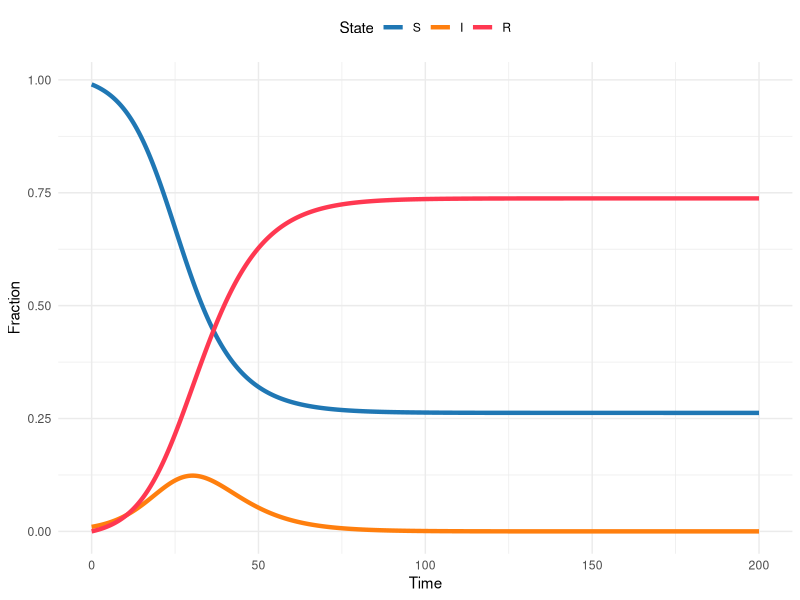
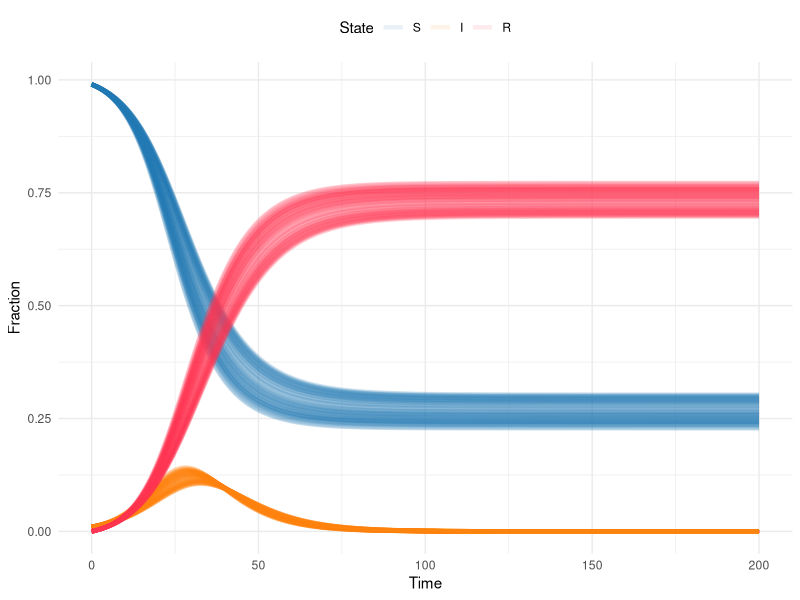
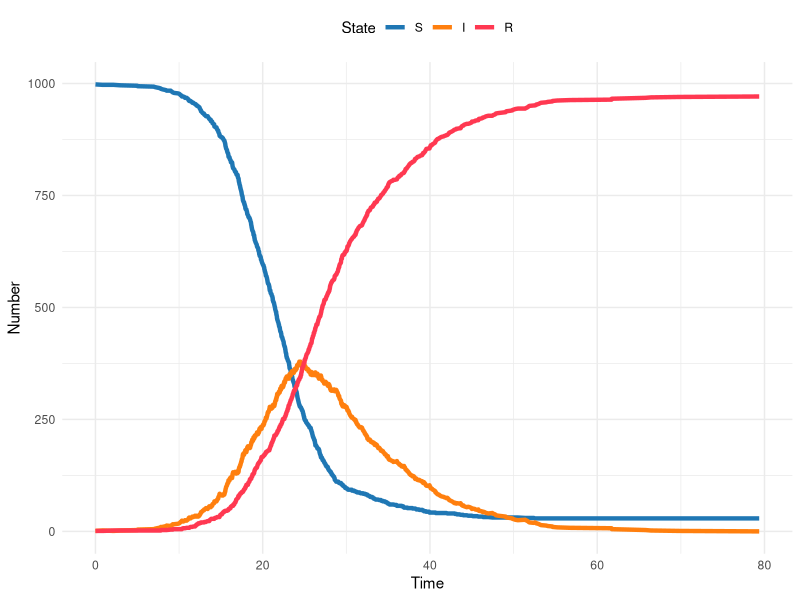
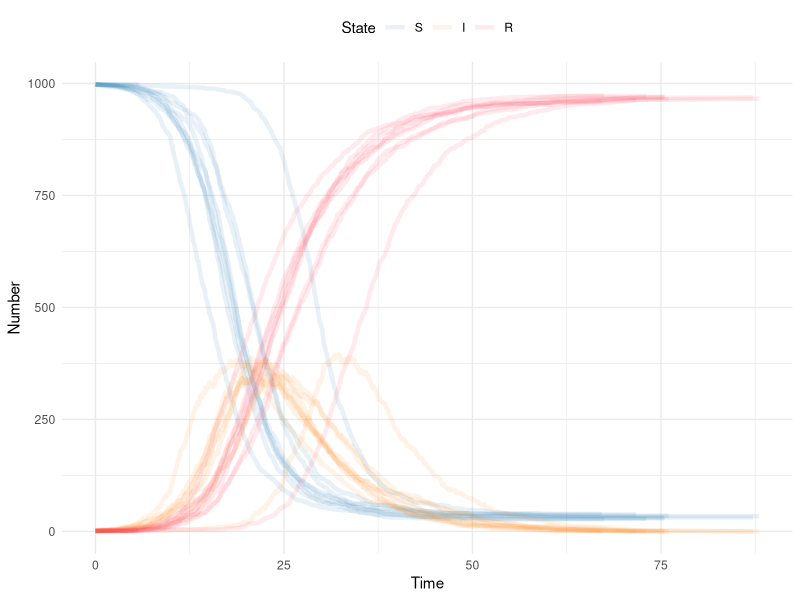
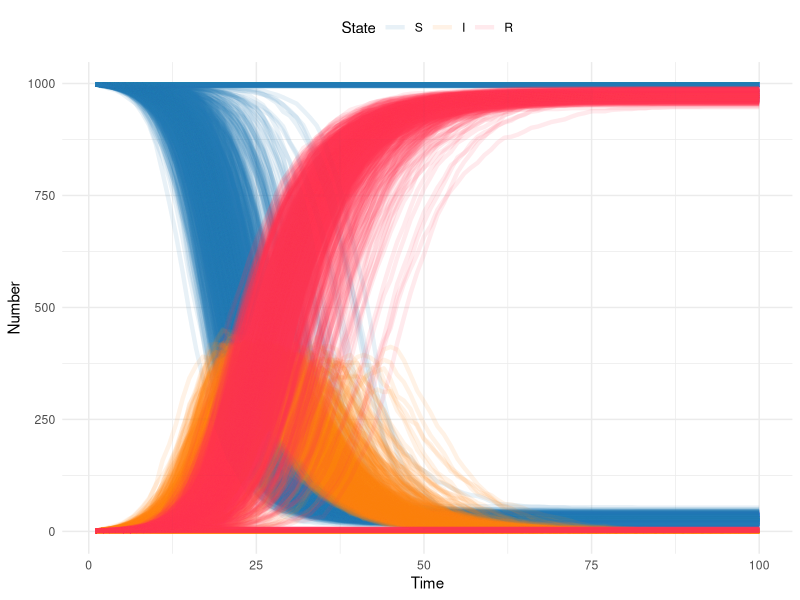
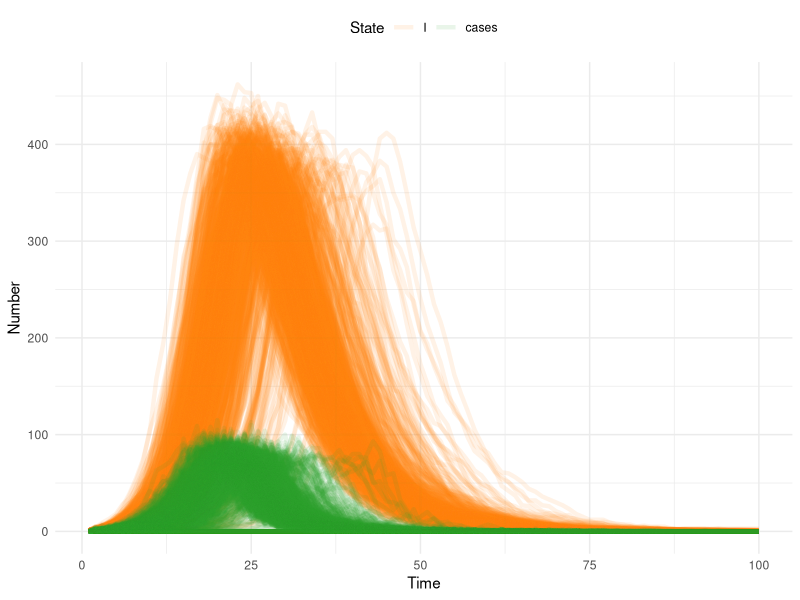
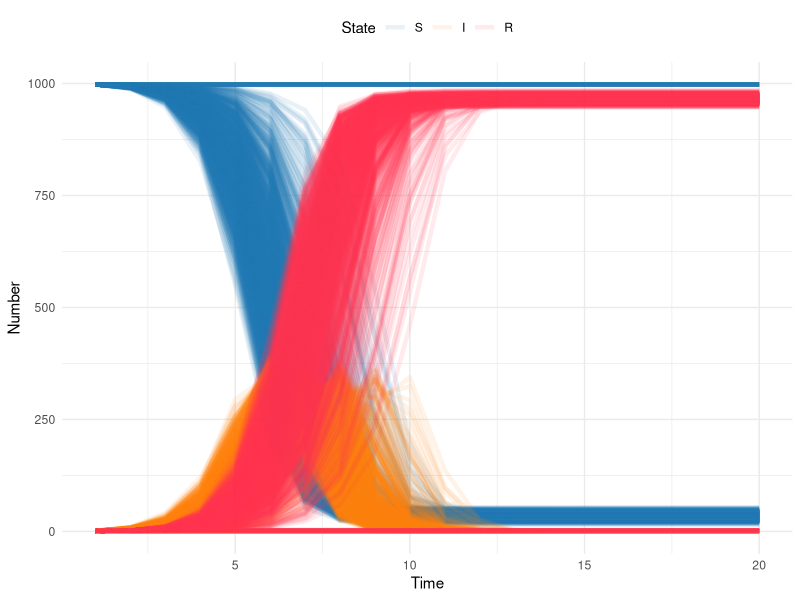

R code for these plots, in order:
## ---- chunk 1
library(here)
library(rio)
library(deSolve)
library(tidyverse)
## ---- chunk 2
theme_set(theme_minimal())
## ---- chunk 3
sir_model <- function(time, state, params, ...) {
  transmission <- params["transmission"]
  recovery <- 1 / params["duration"]

  S <- state["S"]
  I <- state["I"]
  R <- state["R"]

  dSdt <- -transmission * S * I
  dIdt <- (transmission * S * I) - (recovery * I)
  dRdt <- recovery * I

  return(list(c(dSdt, dIdt, dRdt)))
}
## ---- chunk 4
sir_params <- c(transmission = 0.3, duration = 6)
sir_init_states <- c(S = 0.99, I = 0.01, R = 0)
sim_times <- seq(0, 200, by = 0.1)

sir_sol <- deSolve::ode(
  y = sir_init_states,
  times = sim_times,
  func = sir_model,
  parms = sir_params
)
## ---- chunk 5
#| out-width: 100%
#| column: body

# Turn the output from the ODE solver into a tibble (dataframe)
# so we can manipulate and plot it easily
sir_sol_df <- as_tibble(sir_sol) %>%
  # Convert all columns to numeric (they are currently type
  # deSolve so will produce warnings when plotting etc)
  mutate(
    # Rather than repeatedly type the same function for every
    # column, use the across() function to apply the function
    # to a selection of columns
    across(
      # The cols argument takes a selection of columns to apply
      # a function to. Here, we want to apply the as.numeric()
      # function to all columns, so we use the function
      # everything() to select all columns.
      .cols = everything(),
      .fns = as.numeric
    )
  ) %>%
  # Convert the dataframe from wide to long format, so we have a
  # column for the time, a column for the state, and a column
  # for the proportion of the population in that state at that
  # time
  pivot_longer(
    # Don't pivot the time column
    cols = -time,
    names_to = "state",
    values_to = "proportion"
  ) %>%
  # Update the state column to be a factor, so the plot will
  # show the states in the correct order
  mutate(state = factor(state, levels = c("S", "I", "R")))

sir_colors <- c(S = "#1f77b4", I = "#ff7f0e", R = "#FF3851")

ggplot(sir_sol_df, aes(x = time, y = proportion, color = state)) +
  geom_line(linewidth = 1.5) +
  scale_color_manual(values = sir_colors) +
  labs(
    x = "Time",
    y = "Fraction",
    color = "State"
  ) +
  theme(legend.position = "top")
## ---- chunk 6
# the number of times we want to do this.
# This is a matter of choice and computational capacity
# (this model is small and quick, but that won't always be the case)
num_iterations <- 100

# since we're going to do this num_iterations times we need a place
# to store the results

for (iter in 1:num_iterations) {
  # each time take a random draw of the transmission rate from the
  # confidence interval
  sir_params <- c(transmission = runif(1, .283, .317), duration = 6)
  sir_init_states <- c(S = 0.99, I = 0.01, R = 0)
  sim_times <- seq(0, 200, by = 0.1)

  sir_sol <- deSolve::ode(
    y = sir_init_states,
    times = sim_times,
    func = sir_model,
    parms = sir_params
  )
  sir_sol = data.frame(sir_sol)
  # mark this as the iter iteration of the loop
  sir_sol$iteration = iter
  # if this is the first iteration, create a place to store the output
  # if it's the second or higher, append the output to the storage
  if (iter == 1) {
    sir_sol_storage <- sir_sol
  }
  if (iter > 1) {
    sir_sol_storage <- rbind(sir_sol_storage, sir_sol)
  }
}
## ---- chunk 7
# Turn the output from the ODE solver into a tibble (dataframe)
# so we can manipulate and plot it easily
sir_sol_df <- as_tibble(sir_sol_storage) %>%
  # Convert all columns to numeric (they are currently type deSolve
  # so will produce warnings when plotting etc)
  mutate(
    # Rather than repeatedly type the same function for every column,
    # use the across() function to apply the function to a selection
    # of columns
    across(
      # The cols argument takes a selection of columns to apply
      # a function to. Here, we want to apply the as.numeric()
      # function to all columns, so we use the function
      # everything() to select all columns.
      .cols = everything(),
      .fns = as.numeric
    )
  ) %>%
  # Convert the dataframe from wide to long format, so we have a
  # column for the time, a column for the state, and a column
  # for the proportion of the population in that state at that
  # time
  pivot_longer(
    # Don't pivot the time column
    cols = -c(time, iteration),
    names_to = "state",
    values_to = "proportion"
  ) %>%
  # Update the state column to be a factor, so the plot will
  # show the states in the correct order
  mutate(state = factor(state, levels = c("S", "I", "R")))

sir_colors <- c(S = "#1f77b4", I = "#ff7f0e", R = "#FF3851")

ggplot(
  sir_sol_df,
  aes(
    x = time,
    y = proportion,
    color = state,
    group = interaction(iteration, state)
  )
) +
  geom_line(linewidth = 1.5, alpha = .1) +
  scale_color_manual(values = sir_colors) +
  labs(
    x = "Time",
    y = "Fraction",
    color = "State"
  ) +
  theme(legend.position = "top")
## ---- chunk 8
####################################################################
# Parameters and initial conditions                                #
####################################################################

S <- 998 # number susceptible
I <- 1 # number infected
R <- 1 # number recovered
time <- 0

beta <- .5 # transmission rate
gamma <- 1 / 7 # recovery rate
## ---- chunk 9
####################################################################
# Gillespie Step                                                   #
####################################################################
gil_step <- function(SIR, beta, gamma) {
  # SIR is a vector containing 4 elements
  #   S = scalar number of susceptibles now
  #   I = scalar number of infecteds now
  #   R = scalar number of recovereds now
  #   time = current time
  # beta = transmission rate
  # gamma = recovery rate

  # draw two random exponential variables
  times <- rexp(
    2,
    c(
      # the first is the rate of new infections: S*Beta*I/N
      beta * SIR[1] * SIR[2] / sum(SIR[1:3]),
      # the second is the rate of new recoveries: I*gamma
      SIR[2] * gamma
    )
  )

  return(list(
    # which.min identifies which of the two random variables is smallest,
    # and thus the first to happen: this is the transition that we'll make
    change_state = which.min(times),
    # this identifies how much time elapsed before the transition occurred,
    # so we can increment time forward
    time_step = min(times)
  ))
}
## ---- chunk 10
####################################################################
# Simulate over time                                               #
####################################################################
counter <- 0 # set counter at 0
while (all(I > 0)) {
  # continue until I is depleted
  counter <- counter + 1
  # counter for number of transitions: we don't know how many transitions
  # will happen until the simulation is over
  #
  # current SIR states
  sir_tmp <- c(S[counter], I[counter], R[counter], time[counter])
  step <- gil_step(sir_tmp, beta, gamma)
  if (step$change_state == 1) {
    # if transition is an infection, reduce S and increase I
    sir_tmp[1] <- sir_tmp[1] - 1
    sir_tmp[2] <- sir_tmp[2] + 1
  }
  if (step$change_state == 2) {
    # if transition is an recovery, reduce I and increase R
    sir_tmp[2] <- sir_tmp[2] - 1
    sir_tmp[3] <- sir_tmp[3] + 1
  }
  sir_tmp[4] <- sir_tmp[4] + step$time_step # increment time

  # Append changes
  S <- c(S, sir_tmp[1])
  I <- c(I, sir_tmp[2])
  R <- c(R, sir_tmp[3])
  time <- c(time, sir_tmp[4])

  # cat(S[counter],\"-\",I[counter],\"-\",R[counter],\"-\",time[counter], \".\\n\")
  # this prints the output as it goes
}
## ---- chunk 11
#| out-width: 100%
#| column: body

# Reuse the plotting code from above

# Turn the output from gil_step() into a tibble (dataframe)
# so we can manipulate and plot it easily
# put elements in a data frame
gil_df <- tibble(time, S, I, R) %>%
  # Convert all columns to numeric (they are currently type
  # deSolve so will produce warnings when plotting etc)
  mutate(
    # Rather than repeatedly type the same function for every
    # column, use the across() function to apply the function
    # to a selection of columns
    across(
      # The cols argument takes a selection of columns to apply
      # a function to. Here, we want to apply the as.numeric()
      # function to all columns, so we use the function
      # everything() to select all columns.
      .cols = everything(),
      .fns = as.numeric
    )
  ) %>%
  # Convert the dataframe from wide to long format, so we have a
  # column for the time, a column for the state, and a column
  # for the proportion of the population in that state at that
  # time
  pivot_longer(
    # Don't pivot the time column
    cols = -c(time),
    names_to = "state",
    values_to = "number"
  ) %>%
  # Update the state column to be a factor, so the plot will
  # show the states in the correct order
  mutate(state = factor(state, levels = c("S", "I", "R")))

sir_colors <- c(S = "#1f77b4", I = "#ff7f0e", R = "#FF3851")

ggplot(gil_df, aes(x = time, y = number, color = state)) +
  geom_line(linewidth = 1.5) +
  scale_color_manual(values = sir_colors) +
  labs(
    x = "Time",
    y = "Number",
    color = "State"
  ) +
  theme(legend.position = "top")
## ---- chunk 12
####################################################################
# Simulate over time                                               #
num_iterations <- 10 # number of realizations to simulate

for (iter in 1:num_iterations) {
  ####################################################################
  # Parameters and initial conditions                                #
  ####################################################################

  S <- 998 # number susceptible
  I <- 1 # number infected
  R <- 1 # number recovered
  time <- 0
  # initialize iteration counter
  iteration = iter

  beta <- .5 # transmission rate
  gamma <- 1 / 7 # recovery rate

  ####################################################################
  # Simulate over time                                               #
  ####################################################################
  counter <- 0 # set counter at 0
  while (all(I > 0)) {
    # continue until I is depleted
    counter <- counter + 1
    # counter for number of transitions: we don't know how many transitions
    # will happen until the simulation is over

    # current SIR states
    sir_tmp <- c(S[counter], I[counter], R[counter], time[counter])
    step <- gil_step(sir_tmp, beta, gamma)
    if (step$change_state == 1) {
      # if transition is an infection, reduce S and increase I
      sir_tmp[1] <- sir_tmp[1] - 1
      sir_tmp[2] <- sir_tmp[2] + 1
    }
    if (step$change_state == 2) {
      # if transition is an recovery, reduce I and increase R
      sir_tmp[2] <- sir_tmp[2] - 1
      sir_tmp[3] <- sir_tmp[3] + 1
    }
    # increment time
    sir_tmp[4] <- sir_tmp[4] + step$time_step

    # Append changes
    S <- c(S, sir_tmp[1])
    I <- c(I, sir_tmp[2])
    R <- c(R, sir_tmp[3])
    time <- c(time, sir_tmp[4])
    iteration <- c(iteration, iter)

    # cat(S[counter],\"-\",I[counter],\"-\",R[counter],\"-\",time[counter], \".\\n\")
    # this prints the output as it goes
  }
  if (iter == 1) {
    sir_gil_storage = tibble(S, I, R, time, iteration)
  }
  if (iter > 1) {
    sir_gil_storage = bind_rows(
      sir_gil_storage,
      tibble(S, I, R, time, iteration)
    )
  }
}
## ---- chunk 13
# Reuse the plotting code from above

# Turn the output from gil_step() into a tibble (dataframe)
# so we can manipulate and plot it easily
# put elements in a data frame
gil_df <- sir_gil_storage %>%
  # Convert all columns to numeric (they are currently type
  # deSolve so will produce warnings when plotting etc)
  mutate(
    # Rather than repeatedly type the same function for every
    # column, use the across() function to apply the function
    # to a selection of columns
    across(
      # The cols argument takes a selection of columns to apply
      # a function to. Here, we want to apply the as.numeric()
      # function to all columns, so we use the function
      # everything() to select all columns.
      .cols = everything(),
      .fns = as.numeric
    )
  ) %>%
  # Convert the dataframe from wide to long format, so we have a
  # column for the time, a column for the state, and a column
  # for the proportion of the population in that state at that
  # time
  pivot_longer(
    # Don't pivot the time column
    cols = -c(time, iteration),
    names_to = "state",
    values_to = "number"
  ) %>%
  # Update the state column to be a factor, so the plot will
  # show the states in the correct order
  mutate(state = factor(state, levels = c("S", "I", "R")))

sir_colors <- c(S = "#1f77b4", I = "#ff7f0e", R = "#FF3851")

ggplot(
  gil_df,
  aes(
    x = time,
    y = number,
    color = state,
    group = interaction(iteration, state)
  )
) +
  geom_line(linewidth = 1.5, alpha = .1) +
  scale_color_manual(values = sir_colors) +
  labs(
    x = "Time",
    y = "Number",
    color = "State"
  ) +
  theme(legend.position = "top")
## ---- chunk 14
####################################################################
# Parameters and initial conditions                                #
####################################################################

S <- 998 # number susceptible
I <- 1 # number infected
R <- 1 # number recovered
time <- 0

beta <- .5 # transmission rate
gamma <- 1 / 7 # recovery rate
## ---- chunk 15
####################################################################
# Tau Leaping Single time step                                     #
####################################################################
tau_sir_step <- function(sims, S, I, R, beta, gamma, delta_t, ...) {
  # adapted from Aaron King's code
  # sims = number of simulations
  # S = initial susceptible population
  # I = initial infected population
  # R = initial recovered population
  # beta = transmission rate
  # gamma = recovery rate

  # total population size
  N <- S + I + R
  # new incident infections
  dSI <- rpois(n = sims, beta * S * (I / N) * delta_t)
  # recoveries
  dIR <- rpois(n = sims, gamma * I * delta_t)
  # note that this can be done with a binomial step as well
  # dSI <- rbinom(n=sims,size=S,prob=1-exp(-beta*(I/N)*delta_t))
  # new incident infections
  # dIR <- rbinom(n=sims,size=I,prob=1-exp(-gamma*delta_t))
  # recoveries

  # since it is possible for the transitions to drive the states negative,
  # we have to prevent that
  # change in S
  S <- pmax(S - dSI, 0)
  # change in I
  I <- pmax(I + dSI - dIR, 0)
  # change in R
  R <- R + dIR
  # note that dSI are the new incident infections
  cbind(S, I, R, dSI)
}
## ---- chunk 16
####################################################################
# set up and storage for states                                    #
####################################################################
max_time <- 100
# time to simulate over. With Tau Leaping the random draws scale with time
# not with population size, so this is much more efficient than Gillespie
# for large populations
sims <- 1000
# number of simulations: notice that we can do WAY more now

s_mat <- matrix(S, 1, sims) # storage item for S for all simulations
i_mat <- matrix(I, 1, sims) # storage item for I for all simulations
r_mat <- matrix(R, 1, sims) # storage item for R for all simulations
new_cases <- matrix(0, 1, sims)
# storage item for new cases (i.e. incidence) for all simulations
n_mat <- S + I + R # storage item for N for all simulations
## ---- chunk 17
####################################################################
# run over a time from 2 to T                                      #
####################################################################
#
for (time_step in 2:max_time) {
  # loop over time, time_step is the index

  out <- tau_sir_step(
    sims,
    s_mat[time_step - 1, ],
    i_mat[time_step - 1, ],
    r_mat[time_step - 1, ],
    beta,
    gamma,
    delta_t = 1
  )
  # call to SIR step function above

  # update state
  s_mat <- rbind(s_mat, out[, 1])
  # update state
  i_mat <- rbind(i_mat, out[, 2])
  # update state
  r_mat <- rbind(r_mat, out[, 3])
  # update state -- note population size isn't changing, but this could be
  # updated with births/deaths
  n_mat <- rbind(n_mat, out[, 1] + out[, 2] + out[, 3])
  # update state
  new_cases <- rbind(new_cases, out[, 4])
}
## ---- chunk 18
#| out-width: 100%
#| column: body

####################################################################
# plotting                                                         #
####################################################################
# put output in a data frame
tau_df <- tibble(
  S = array(s_mat),
  I = array(i_mat),
  R = array(r_mat),
  N = array(n_mat),
  cases = array(new_cases),
  time = rep(1:max_time, sims),
  iteration = rep(1:sims, each = max_time)
)

tau_df <- tau_df %>%
  pivot_longer(
    # Don't pivot the time column
    cols = -c(time, iteration),
    names_to = "state",
    values_to = "number"
  ) %>%
  mutate(state = factor(state, levels = c("S", "I", "R", "N", "cases")))

# fix this color
sir_colors <- c(S = "#1f77b4", I = "#ff7f0e", R = "#FF3851", cases = "#2ca02c")

tau_df %>%
  mutate(iteration = as.factor(iteration)) %>%
  filter(state %in% c("S", "I", "R")) %>%
  ggplot(aes(
    x = time,
    y = number,
    group = interaction(iteration, state),
    color = state
  )) +
  geom_line(linewidth = 1.5, alpha = .1) +
  scale_color_manual(values = sir_colors) +
  labs(
    x = "Time",
    y = "Number",
    color = "State"
  ) +
  theme(legend.position = "top")
## ---- chunk 19
#| out-width: 100%
#| column: body
####################################################################
# plotting                                                         #
####################################################################
# put output in a data frame
tau_df <- tibble(
  S = array(s_mat),
  I = array(i_mat),
  R = array(r_mat),
  N = array(n_mat),
  cases = array(new_cases),
  time = rep(1:max_time, sims),
  iteration = rep(1:sims, each = max_time)
)

tau_df <- tau_df %>%
  pivot_longer(
    # Don't pivot the time column
    cols = -c(time, iteration),
    names_to = "state",
    values_to = "number"
  ) %>%
  mutate(state = factor(state, levels = c("S", "I", "R", "N", "cases")))

# fix this color
sir_colors <- c(S = "#1f77b4", I = "#ff7f0e", R = "#FF3851", cases = "#2ca02c")

tau_df %>%
  mutate(iteration = as.factor(iteration)) %>%
  filter(state %in% c("I", "cases")) %>%
  ggplot(aes(
    x = time,
    y = number,
    group = interaction(iteration, state),
    color = state
  )) +
  geom_line(linewidth = 1.5, alpha = .1) +
  scale_color_manual(values = sir_colors) +
  labs(
    x = "Time",
    y = "Number",
    color = "State"
  ) +
  theme(legend.position = "top")
## ---- chunk 20
####################################################################
# Parameters and initial conditions                                #
####################################################################
S <- 998 # number susceptible
I <- 1 # number infected
R <- 1 # number recovered
time <- 0

beta <- 3.5 # transmission rate -- note the change in value
## ---- chunk 21
####################################################################
# Single time step                                                 #
####################################################################
chain_binomial_step <- function(sims, S, I, R, beta, ...) {
  # S = initial susceptible population
  # I = initial infected population
  # R = initial recovered population
  # beta is transmission rate

  # total population size
  N <- S + I + R
  # this is the only stochastic step; only do draw if I >0
  new_i <- rbinom(n = sims, pmax(S, 0), 1 - exp(-beta * pmax(I, 0) / N))
  # this step is now deterministic, because everyone from the past time
  # step recovers
  new_s <- S - new_i
  new_r <- R + I

  cbind(new_s, new_i, new_r)
}
## ---- chunk 22
####################################################################
# Run over many steps											   #
####################################################################

max_time <- 20
# note here that the time step is one infectious generation time,
# so 7 days from gamma above
sims <- 1000

s_mat <- matrix(S, 1, sims) # storage item for S for all simulations
i_mat <- matrix(I, 1, sims) # storage item for I for all simulations
r_mat <- matrix(R, 1, sims) # storage item for R for all simulations
n_mat <- S + I + R

for (time_step in 2:max_time) {
  out <- chain_binomial_step(
    sims,
    s_mat[time_step - 1, ],
    i_mat[time_step - 1, ],
    r_mat[time_step - 1, ],
    beta
  )
  # update state
  s_mat <- rbind(s_mat, out[, 1])
  # update state
  i_mat <- rbind(i_mat, out[, 2])
  # update state
  r_mat <- rbind(r_mat, out[, 3])
  # update state -- note population size isn't changing, but this could be
  # updated with births/deaths
  n_mat <- rbind(n_mat, out[, 1] + out[, 2] + out[, 3])
}
## ---- chunk 23
#| echo: true
#| message: false
#| out-width: 100%
#| column: body

# put output in a data frame
bin_df <- tibble(
  S = array(s_mat),
  I = array(i_mat),
  R = array(r_mat),
  N = array(matrix(n_mat)),
  time = rep(1:max_time, sims),
  iteration = rep(1:sims, each = max_time)
)

bin_df = bin_df %>%
  pivot_longer(
    # Don't pivot the time column
    cols = -c(time, iteration),
    names_to = "state",
    values_to = "number"
  ) %>%
  mutate(state = factor(state, levels = c("S", "I", "R", "N")))

# fix this color
sir_colors <- c(S = "#1f77b4", I = "#ff7f0e", R = "#FF3851")

# NOT CURRENTLY WORKING
# NOT PLOTTING AS INDIVIDUAL LINES

bin_df %>%
  mutate(iteration = as.factor(iteration)) %>%
  filter(state %in% c("S", "I", "R")) %>%
  ggplot(aes(
    x = time,
    y = number,
    group = interaction(iteration, state),
    color = state
  )) +
  geom_line(linewidth = 1.5, alpha = .1) +
  scale_color_manual(values = sir_colors) +
  labs(
    x = "Time",
    y = "Number",
    color = "State"
  ) +
  theme(legend.position = "top")
